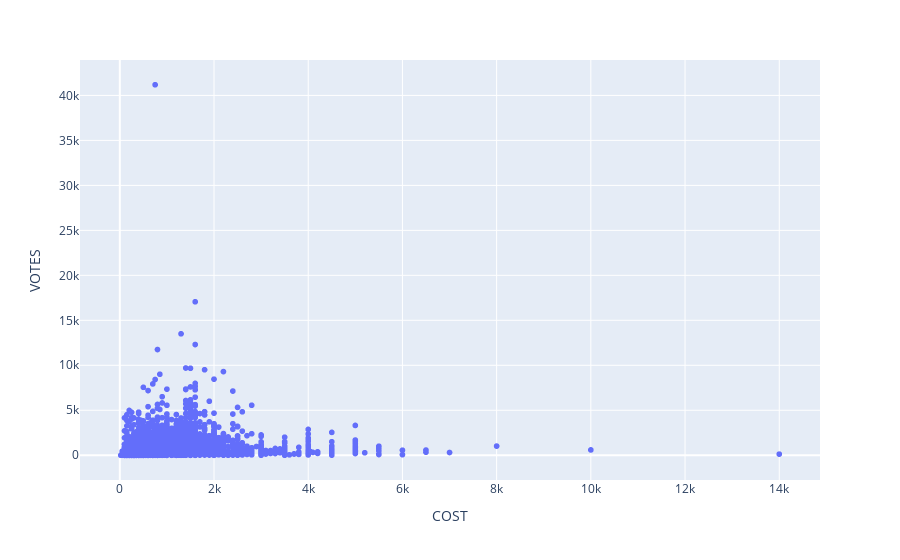

Notebook source saved alongside this figure:
### Markdown cell above
- By this we can observe that rating and cost doesn't follow a particular pattern.

### Code cell
#VOTES vs COST scatter graph
import plotly.express as px
fig = px.scatter(df_train, x="COST", y="VOTES")
fig.show()

### Figure 1 — Plotly figure (JSON) as saved in the notebook; plotly's stock layout.template omitted (floating-point values rounded to 4 significant figures; data arrays with more than 128 entries replaced by an {"elided": "..."} marker saying what was removed)
{"data": [{"hovertemplate": "COST=%{x}<br>VOTES=%{y}<extra></extra>", "legendgroup": "", "marker": {"color": "#636efa", "symbol": "circle"}, "mode": "markers", "name": "", "showlegend": false, "type": "scattergl", "x": {"elided": "12690 int values"}, "xaxis": "x", "y": {"elided": "12690 int values"}, "yaxis": "y"}], "layout": {"legend": {"tracegroupgap": 0}, "margin": {"t": 60}, "xaxis": {"anchor": "y", "domain": [0, 1], "title": {"text": "COST"}}, "yaxis": {"anchor": "x", "domain": [0, 1], "title": {"text": "VOTES"}}}}
